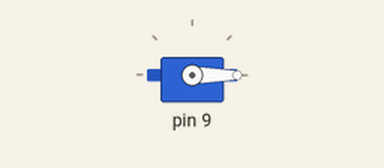
A sketch run on a simulated Arduino Uno, built with avr-gcc and run on an emulated ATmega328P. Parts: servo.

Above: at 0.05 s.
At 4.0 s:
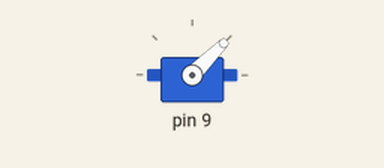
Timing chart, 0 to 5.2 s (numbered marks = the images above):
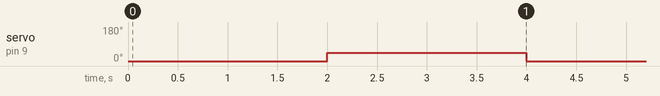

Measured:
- by itself, servo on pin 9: alternates 45° for 2.0 s and 0° for 2.0 s

The sketch:

main.ino
```cpp
#include <Arduino.h>
#include "servo_motor.h"

ServoMotor motor;
void       setup() { motor.begin(); }

void loop() {
  motor.turn(0);
  delay(2000);
  motor.turn(90);
  delay(2000);
}
```

servo_motor.cpp
```cpp
#include <Arduino.h>

#include "servo_motor.h"

ServoMotor::ServoMotor() : pulseMin(900), pulseMax(1900) {}

void ServoMotor::begin() { attach(9, pulseMin, pulseMax); }

void ServoMotor::turn(double angle) {
  double pulse = ((pulseMax - pulseMin) / 360.) * angle + pulseMin;
  writeMicroseconds((int)pulse);
}
```

servo_motor.h
```cpp
#ifndef SERVO_MOTOR_H
#define SERVO_MOTOR_H
#include <Servo.h>

class ServoMotor : public Servo {
 public:
  ServoMotor();

  void begin();

  void turn(double angle);

 private:
  const int pulseMax;
  const int pulseMin;
};

#endif
```
